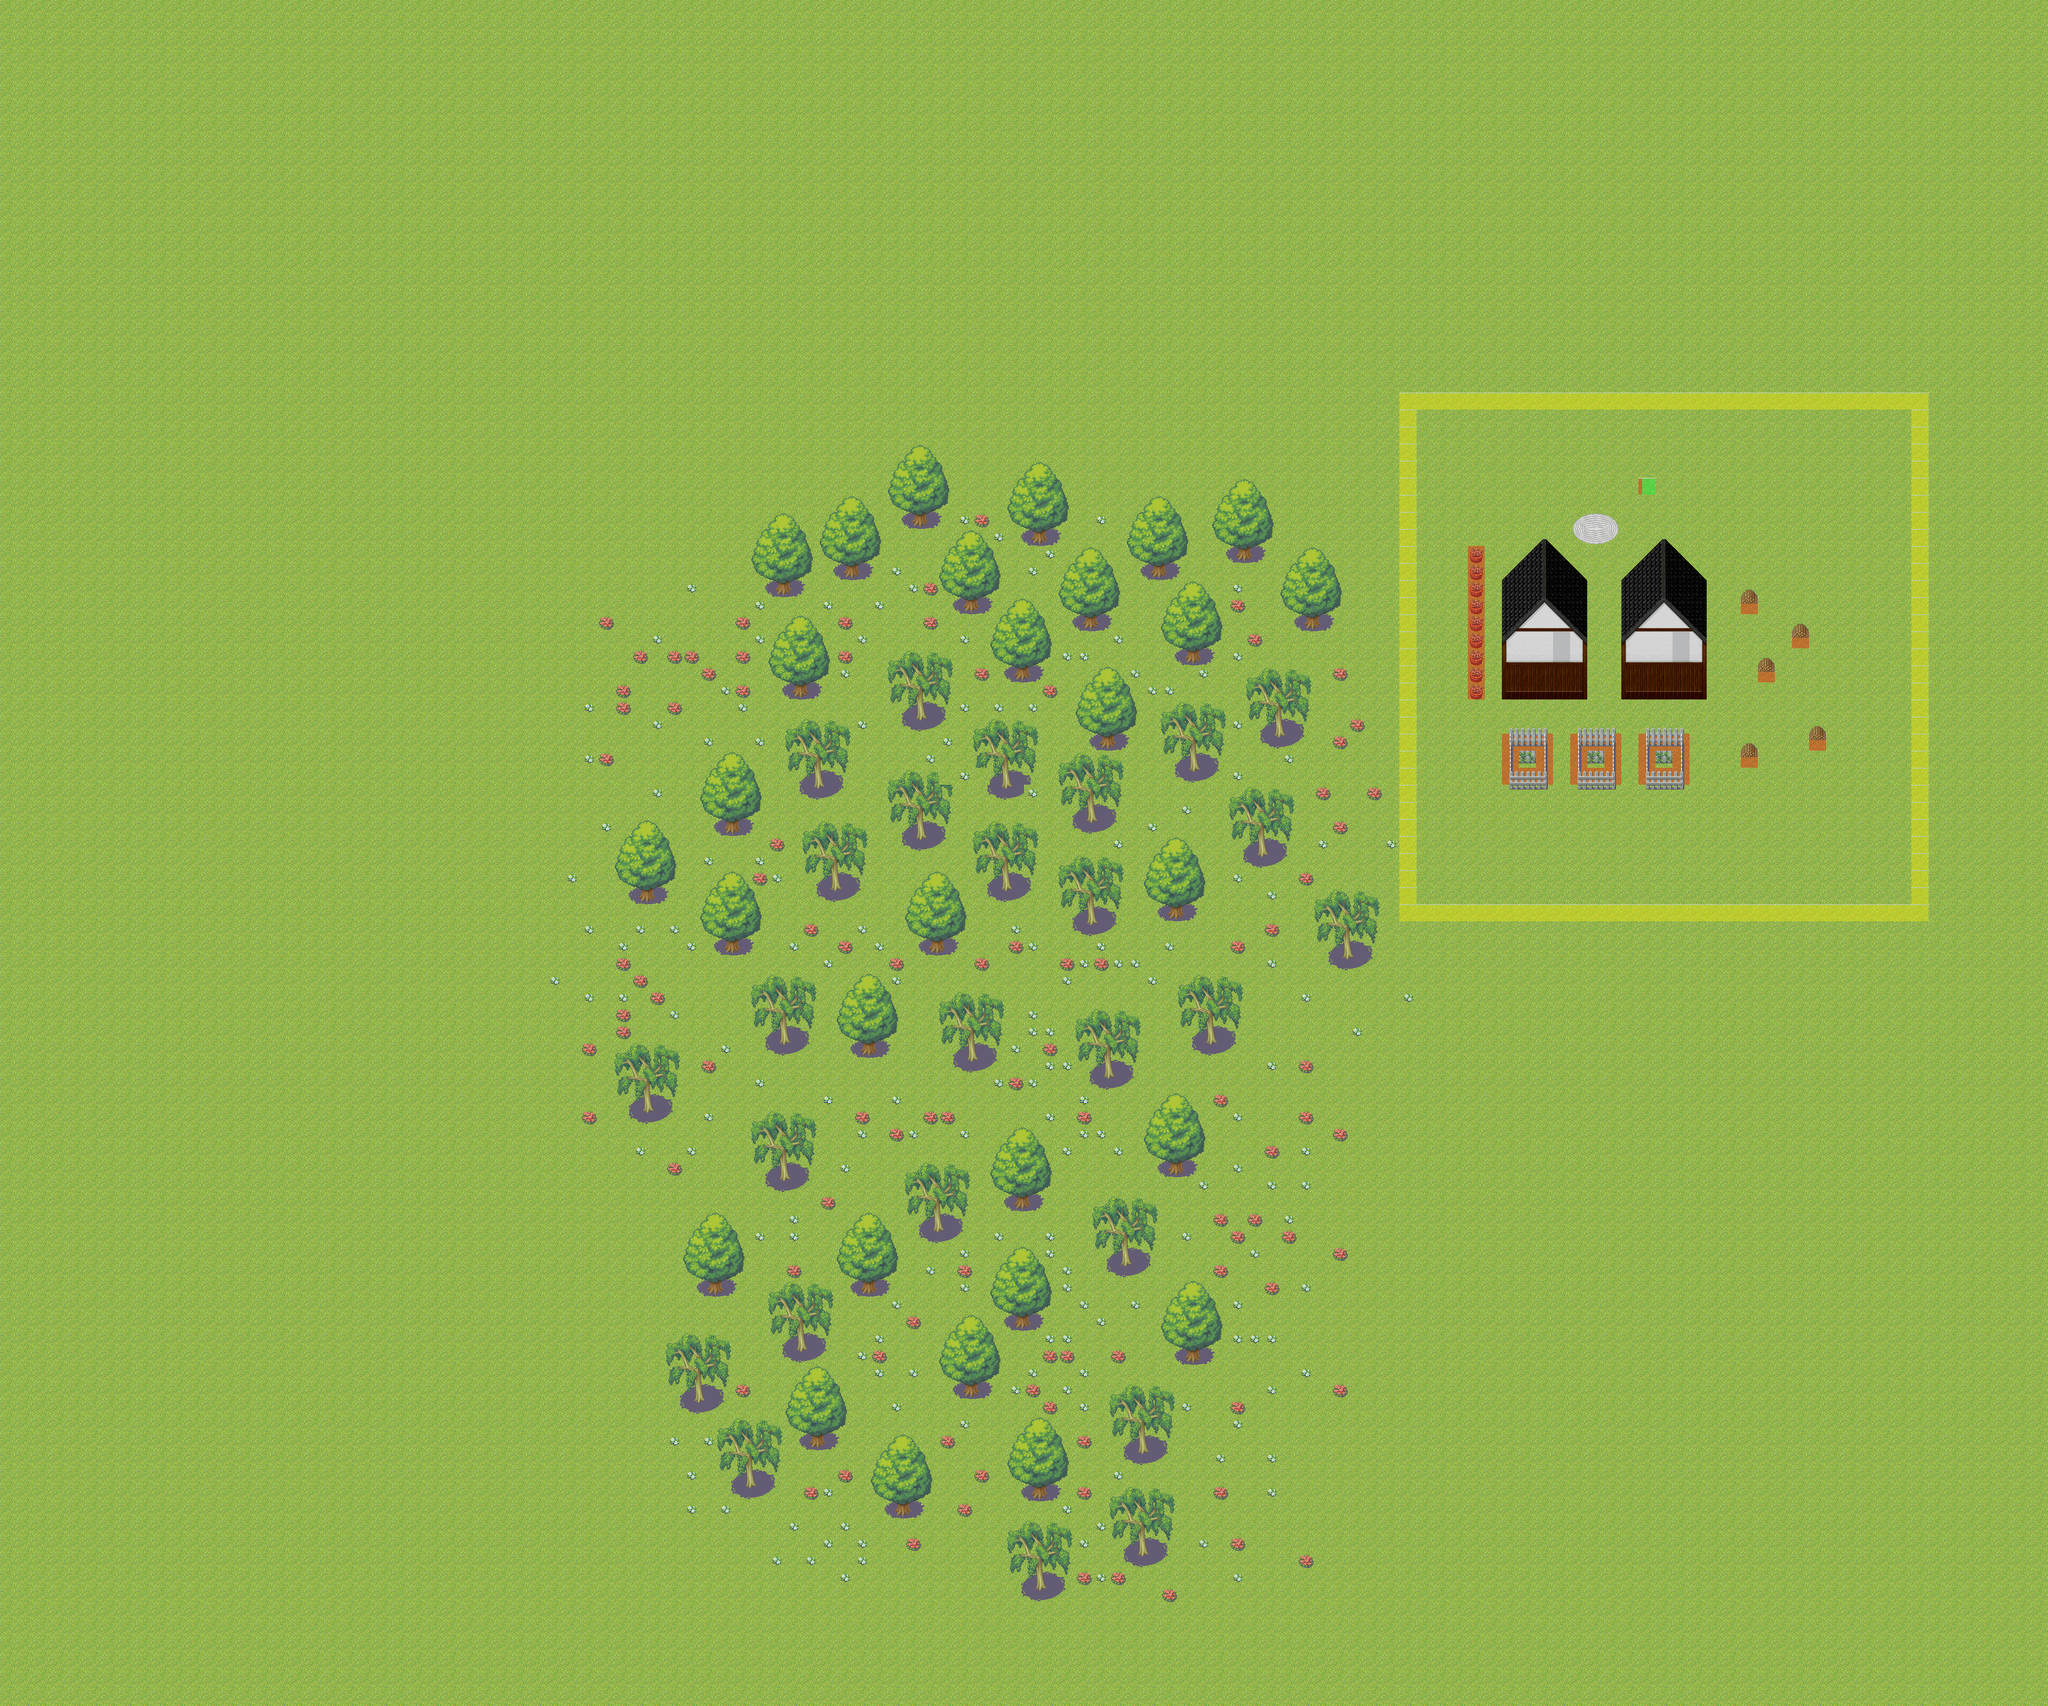

A level layout from a 2D game, rendered from its tile map. Below: a short description, then the map file with tile-grid data replaced by summaries:
An orthogonal 120x100 tile map with 32x32 px tiles, 4 tile layers (Background, Things, Collision, BeforeHero), 3 tilesets and 4 objects (heroPos, NPC, end1, end2).

<map version="1.0" tiledversion="1.1.5" orientation="orthogonal" renderorder="right-down" width="120" height="100" tilewidth="32" tileheight="32" infinite="0" nextobjectid="11">
 <tileset firstgid="1" source="JapaneseVillageoutside.tsx" />
 <tileset firstgid="329" source="mark.tsx" />
 <tileset firstgid="345" source="factory.tsx" />
 <layer name="Background" width="120" height="100">
  <data>[12000 cells, 12000 non-empty, 1 distinct tile ids]</data>
 </layer>
 <layer name="Things" width="120" height="100">
  <data>[12000 cells, 11835 non-empty, 50 distinct tile ids]</data>
 </layer>
 <layer name="Collision" width="120" height="100" opacity="0.38">
  <data>[12000 cells, 199 non-empty, 3 distinct tile ids]</data>
 </layer>
 <objectgroup name="Objects">
  <object id="1" name="heroPos" x="2991" y="985">
   <point />
  </object>
  <object id="3" name="NPC" x="3089" y="909">
   <point />
  </object>
  <object id="6" name="end1" x="1824" y="733">
   <point />
  </object>
  <object id="8" name="end2" x="1824" y="2611">
   <point />
  </object>
 </objectgroup>
 <layer name="BeforeHero" width="120" height="100">
  <data>[12000 cells, 262 non-empty, 81 distinct tile ids]</data>
 </layer>
</map>
